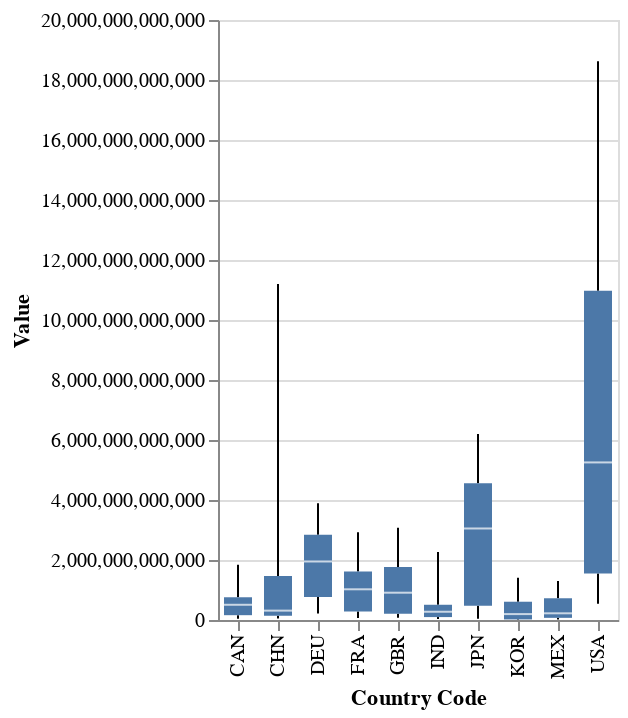

Notebook cell for this chart:
### Code cell
alt.Chart(data_area).mark_boxplot(extent='min-max').encode(
    x='Country Code',
    y='Value'
)

### Figure 1 — Vega-Lite specification as saved in the notebook (floating-point values rounded to 4 significant figures; data arrays with more than 128 entries replaced by an {"elided": "..."} marker saying what was removed)
{"config": {"view": {"continuousWidth": 400, "continuousHeight": 300}}, "data": {"name": "data-0a9b14af5f2b121e8043993d5812197b"}, "mark": {"type": "boxplot", "extent": "min-max"}, "encoding": {"x": {"type": "nominal", "field": "Country Code"}, "y": {"type": "quantitative", "field": "Value"}}, "$schema": "https://vega.github.io/schema/vega-lite/v4.8.1.json", "datasets": {"data-0a9b14af5f2b121e8043993d5812197b": {"elided": "560 records"}}}
